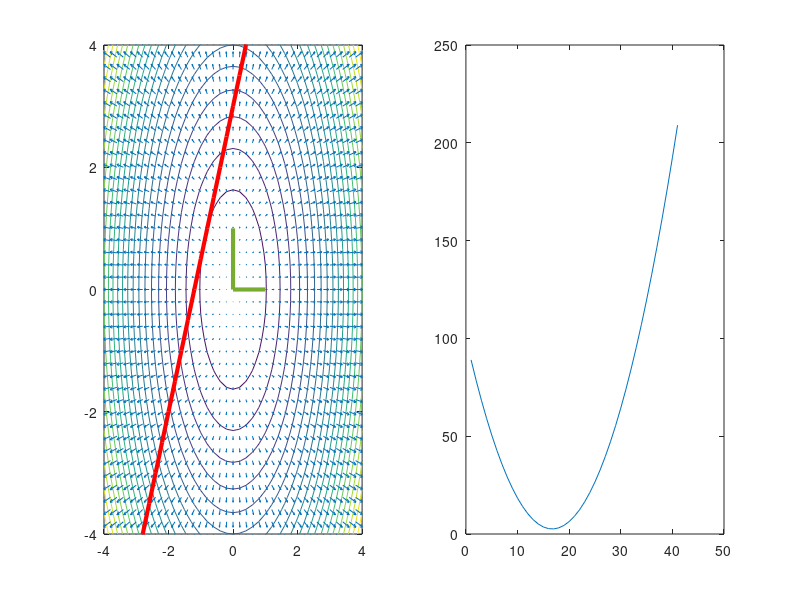

Recreate this plot in MATLAB.
clear all

A = [5 0; 0 2];

T = [-2 -2];
S = [-0.2 -0.5];

tx = -4:.2:4;
ty = T(2) + (tx-T(1))*S(2)/S(1);


[B,C] = eig(A);

[X,Y] = meshgrid(-4:.2:4, -4:.2:4);
        Z = 0.5*(A(1,1)*X .^2 + 2*A(1,2)*X.*Y + A(2,2)*Y.^2);
        
[dX,dY]=gradient(Z);

subplot(1,2,1)
% braizome konturini dvieju kintamuju funkcijos z brezini

contour(X,Y,Z,20)

% nurodome, kad sekanti piesinuka braizytu tame paciame brezinyje

hold on

% braizome gradientu lauka

quiver(X,Y,dX,dY)

% Nurodome, kad toliau jau leidziame braizyti, istrynus senaji
% brezini. To gali prireikti, jei vel noresime braizyti
% kitoje programoje, kuria leisime po sios
hold on

line([0 B(1,1)], [0 B(1,2)], 'linewidth', 3)
hold on
line([0 B(2,1)], [0 B(2,2)], 'linewidth', 3)
hold on
line(tx,ty,'linewidth',3,'color',[1 0 0])

hold off
axis([-4 4 -4 4])
%axis equal

subplot(1,2,2)
for i = 1:length(tx)
    tt(i) = i;
    tz(i) = 0.5*(A(1,1)*tx(i)^2 + 2*A(1,2)*tx(i)*ty(i) + A(2,2)*ty(i)^2);
end
plot(tt,tz)